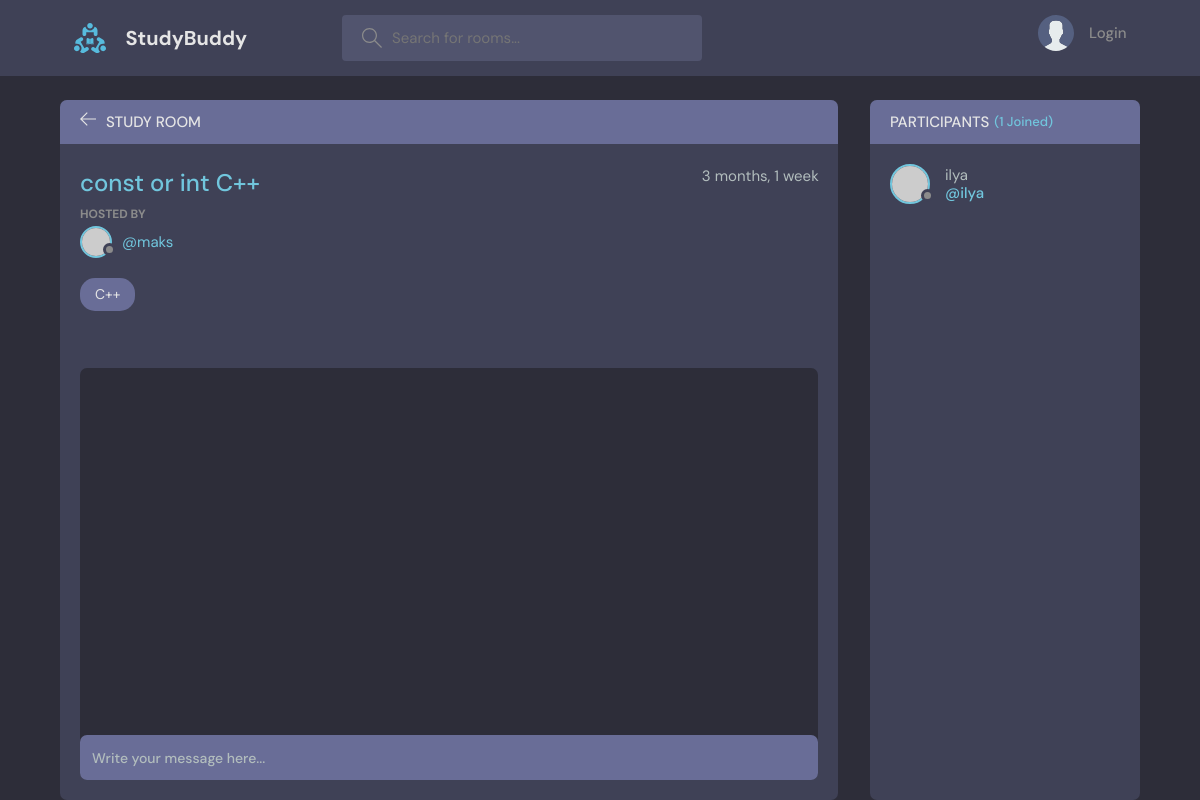
/room/13/, run on the app's committed database.
### base/models.py (models this page shows, shortened)
class Room(models.Model):
    host = models.ForeignKey(User, on_delete=models.SET_NULL,null=True)
    topic = models.ForeignKey(Topic, on_delete=models.SET_NULL,null=True)
    name = models.CharField(max_length=150)
    description = models.TextField(null=True, blank=True)
    participants = models.ManyToManyField(
        User,related_name='participants',blank=True)
    updated = models.DateTimeField(auto_now=True)
    created =models.DateTimeField(auto_now_add=True)
    class Meta:
        ordering  = ['-updated','-created']

class Topic(models.Model):
    name = models.CharField(max_length=100)
    def __str__(self):
        return self.name

### base/views.py (the view, shortened to what this page needs)
# urls.py: path('room/<str:pk>/', views.room, name="room"),
def room(request, pk):
    room = Room.objects.get(id=pk)
    room_messages = room.message_set.all().order_by('-created')
    participants = room.participants.all()
    context = {'room' : room,'room_messages': room_messages,
               'participants':participants}
    return render(request,'base/room.html',context)

### base/templates/base/room.html (shortened to what this page needs)
{% extends 'main.html' %}
{% block content %}
    <main class="profile-page layout layout--2">
      <div class="container">
        <div class="room">
          <div class="room__top">
            <div class="room__topLeft">
              <a href="{% url 'home' %}">
                <svg version="1.1" xmlns="http://www.w3.org/2000/svg" width="32" height="32" viewBox="0 0 32 32">
                  <title>arrow-left</title>
                  <path
                    d="M13.723 2.286l-13.723 13.714 13.719 13.714 1.616-1.611-10.96-10.96h27.625v-2.286h-27.625l10.965-10.965-1.616-1.607z"
                  ></path>
                </svg>
              </a>
              <h3>Study Room</h3>
            </div>
          </div>
          <div class="room__box scroll">
            <div class="room__header scroll">
              <div class="room__info">
                <h3>{{room.name}}</h3>
                <span>{{room.created|timesince}}</span>
              </div>
              <div class="room__hosted">
                <p>Hosted By</p>
                <a href="{% url 'user-profile' room.host.id %}" class="room__author">
                  <div class="avatar avatar--small">
                    <img src="https://randomuser.me/api/portraits/men/37.jpg" />
                  </div>
                  <span>@{{room.host.username}}</span>
                </a>
              </div>
              <span class="room__topics">{{room.topic}}</span>
            </div>
            <div class="room__conversation">
              <div class="threads scroll">
              </div>
            </div>
          </div>
          <div class="room__message">
            <form action="" method="POST">
              <input name="body" placeholder="Write your message here..." /></form>
          </div>
        </div>
        <div class="participants">
          <h3 class="participants__top">Participants <span>({{ participants.count }} Joined)</span></h3>
          <div class="participants__list scroll">
            {% for user in participants %}
              <a href="{% url 'user-profile' user.id %}" class="participant">
                <div class="avatar avatar--medium">
                  <img src="https://randomuser.me/api/portraits/men/37.jpg" />
                </div>
                <p>
                  {{user.username}}
                  <span>@{{user.username}}</span>
                </p>
              </a>
            {% endfor %}
          </div>
        </div>
      </div>
    </main>
{% endblock %}

### data on the page
Room: name "const or int C++", created "3 months, 1 week", host.username "maks", topic "C++"

### other printed values
{{ participants.count }} "1"
{{ user.username }} "ilya"
